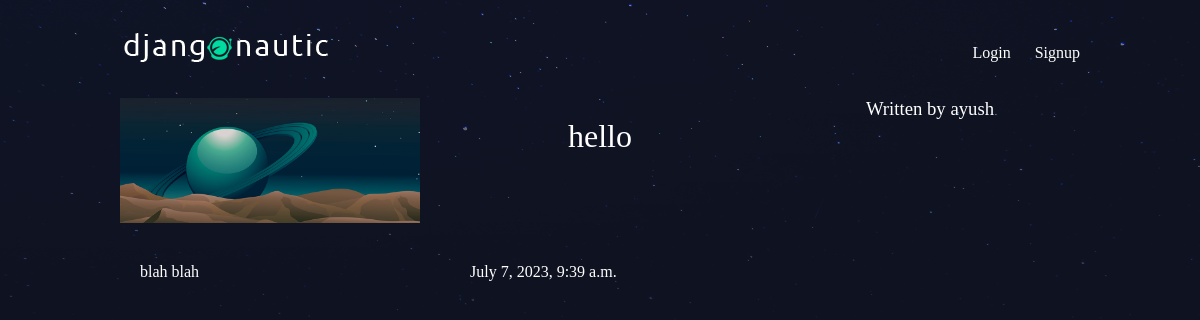
Screenshot of /articles/Hello/ with the database file from the repository.
### articles/models.py (models this page shows, shortened)
class Article(models.Model):
	title=models.CharField(max_length=100)
	slug=models.SlugField()
	body=models.TextField()
	date=models.DateTimeField(auto_now_add=True)
	thumb=models.ImageField(default='default.png',blank=True)
	author=models.ForeignKey(User,default=None,on_delete=models.DO_NOTHING)

### articles/views.py (the view)
# urls.py: path('<slug:slug>/', views.article_detail,name='detail')
def article_detail(request,slug):
	article=Article.objects.get(slug=slug)
	return render(request,"articles/article_details.html",{"articles":article})

### articles/templates/articles/article_details.html
{% extends 'base_template.html' %}
{% block content %}
<div class="article-detail">
    <div class="article">
        <img src="{{ articles.thumb.url }}" />
        <h2>{{ articles.title }}</h2>
        <h3>Written by {{ articles.author.username }}</h3>
        <p>{{ articles.body }}</p>
        <p>{{ articles.date }}</p>
    </div>
</div>
{% endblock %}

### assets/style.css (style rules this page uses)
body { background-color: #0f121f; background-image: url(/static/stars.png); background-repeat-y: no-repeat; color: #fff; }
body * { font-family: Ubuntu; }
h1, h2, h3, h4, h5 { font-weight: normal; margin: 0; }
.article { display: grid; grid-template-columns: 1fr 1fr 1fr; grid-gap: 30px; }
.article h2 { font-size: 1.2em; }
.article-detail .article { padding: 0; }
.article-detail .article img { max-width: 100%; }
.article-detail .article h2 { text-align: center; margin: 20px auto; font-size: 2em }
.article-detail .article h3 { text-align: center; }
.article-detail .article p { margin: 10px 20px }

### rows the page displays
Article: thumb (placeholder picture), title "hello", author.username "ayush", body "blah blah", date "July 7, 2023, 9:39 a.m."
